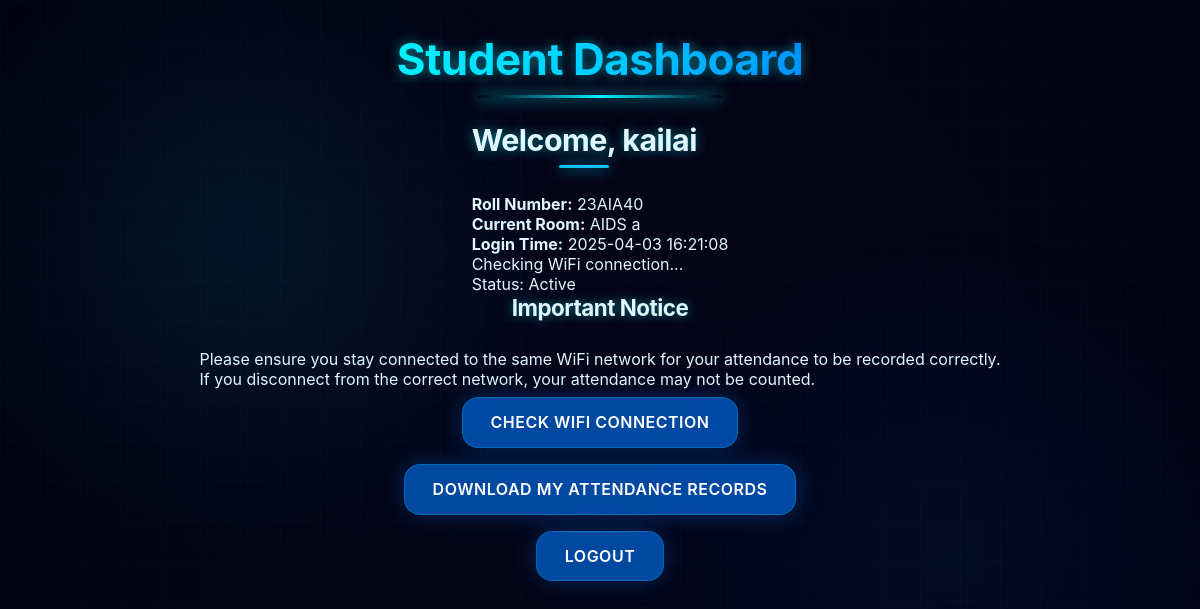
Before: /student_dashboard (signed in) with the older database file.
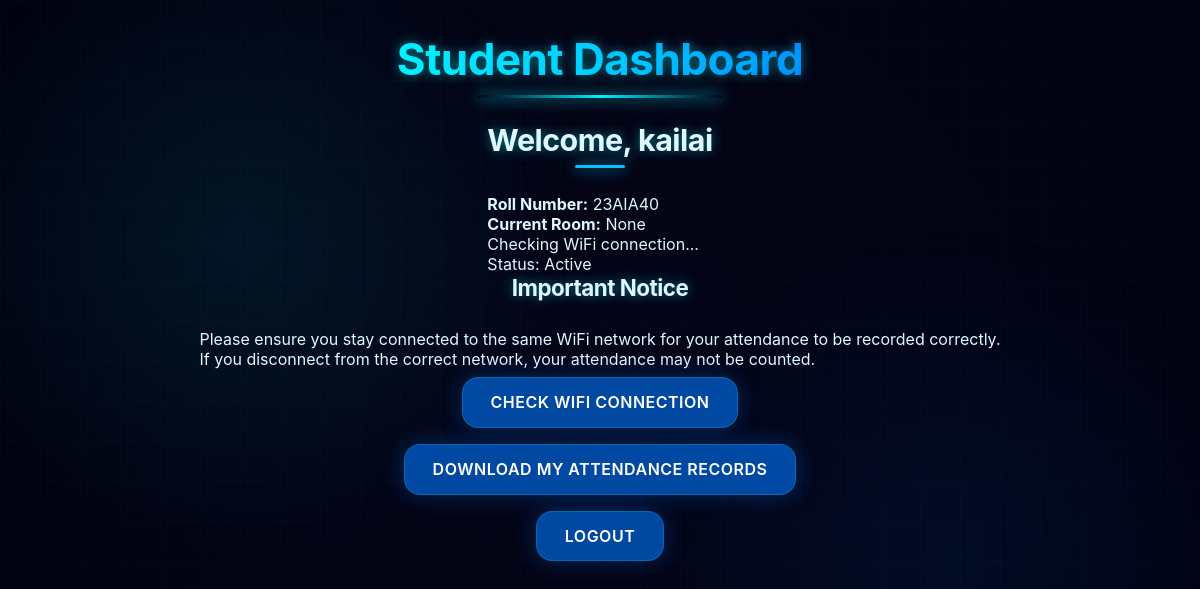
After: the same page with the newer database file.
### app.py (models this page shows)
class Student(db.Model):
    __bind_key__ = 'student_db'
    id = db.Column(db.Integer, primary_key=True)
    roll_number = db.Column(db.String(50), nullable=False, unique=True)
    username = db.Column(db.String(50), nullable=False)
    password = db.Column(db.String(100), nullable=False)
    current_room = db.Column(db.String(50))  # Store current room code
    current_bssid = db.Column(db.String(100))  # Store student's current BSSID
    is_logged_in = db.Column(db.Boolean, default=False)
    login_time = db.Column(db.DateTime)
    last_active_time = db.Column(db.DateTime)
    is_active = db.Column(db.Boolean, default=True)  # Track if student is connected to correct WiFi

### app.py (the view)
@app.route('/student_dashboard')
def student_dashboard():
    if 'student_id' not in session:
        flash("Please login first")
        return redirect(url_for('login_student'))
    student_id = session.get('student_id')
    student = Student.query.get(student_id)
    return render_template('student_dashboard.html', student=student)

### templates/student_dashboard.html (shortened to what this page needs)
<!DOCTYPE html>
<html lang="en">
<head>
    <link rel="stylesheet" type="text/css" href="{{ url_for('static', filename='app.css') }}">
</head>
<body>
    <h1>Student Dashboard</h1>
    <div class="student-info">
        <h2>Welcome, {{ student.username }}</h2>
        <p><strong>Roll Number:</strong> {{ student.roll_number }}</p>
        <p><strong>Current Room:</strong> {{ student.current_room }}</p>
        {% if student.login_time %}
            <p><strong>Login Time:</strong> {{ student.login_time.strftime('%Y-%m-%d %H:%M:%S') }}</p>
        {% endif %}
        <div class="status-info">
            <p id="wifi-status">Checking WiFi connection...</p>
            <p id="active-status">Status: {{ "Active" if student.is_active else "Inactive" }}</p>
        </div>
    </div>
    <div class="important-notice">
        <h3>Important Notice</h3>
        <p>Please ensure you stay connected to the same WiFi network for your attendance to be recorded correctly.</p>
        <p>If you disconnect from the correct network, your attendance may not be counted.</p>
    </div>
    <button onclick="checkWiFiStatus()">Check WiFi Connection</button>
    <div class="attendance-download">
        <a href="/download_student_attendance">
            <button>Download My Attendance Records</button>
        </a>
    </div>
    <button onclick="logout()">Logout</button>
</body>
</html>

### static/app.css (style rules this page uses)
:root { --primary-color: #00f2ff; --secondary-color: #00c3ff; --accent-color: #0077ff; --neon-glow: #00e5ff; --background-color: #030318; --card-bg: rgba(8, 12, 30, 0.15); --text-color: #e0f7ff; --border-color: rgba(0, 242, 255, 0.2); --shadow-color: rgba(0, 242, 255, 0.25); --button-bg: rgba(0, 119, 255, 0.6); --button-hover: rgba(0, 174, 255, 0.8); --button-text: #ffffff; --login-button-bg: rgba(0, 194, 255, 0.6); --login-button-hover: rgba(0, 215, 255, 0.8); --register-button-bg: rgba(139, 92, 246, 0.6); --register-button-hover: rgba(124, 58, 237, 0.8); --logout-button-bg: rgba(255, 45, 85, 0.6); --logout-button-hover: rgba(255, 0, 102, 0.8); --border-radius: 16px; --transition-speed: 0.3s; --glass-blur: 12px; }
* { margin: 0; padding: 0; box-sizing: border-box; font-family: 'Inter', 'Segoe UI', Roboto, sans-serif; transition: all var(--transition-speed) ease; }
body { background: radial-gradient(circle at 50% 50%, #050518 0%, #020210 100%); background-attachment: fixed; color: var(--text-color); min-height: 100vh; display: flex; flex-direction: column; align-items: center; padding: 2rem; position: relative; overflow-x: hidden; }
body::before { content: ''; position: fixed; top: 0; left: 0; width: 100%; height: 100%; background: radial-gradient(circle at 20% 30%, rgba(0, 242, 255, 0.08) 0%, transparent 30%), radial-gradient(circle at 80% 70%, rgba(0, 119, 255, 0.08) 0%, transparent 30%); z-index: -2; }
body::after { content: ''; position: fixed; top: 0; left: 0; width: 100%; height: 100%; background-image: linear-gradient(rgba(0, 242, 255, 0.02) 1px, transparent 1px), linear-gradient(90deg, rgba(0, 242, 255, 0.02) 1px, transparent 1px); background-size: 40px 40px; z-index: -1; animation: gridMove 30s linear infinite; }
h1, h2, h3 { color: var(--text-color); margin-bottom: 1.75rem; font-weight: 700; letter-spacing: -0.5px; text-align: center; text-shadow: 0 0 12px rgba(0, 242, 255, 0.5); }
h1 { font-size: 2.75rem; background: linear-gradient(90deg, var(--primary-color), var(--secondary-color), var(--accent-color)); -webkit-background-clip: text; -webkit-text-fill-color: transparent; margin-bottom: 2.25rem; position: relative; display: inline-block; }
h1::after { content: ''; position: absolute; height: 3px; width: 60%; background: linear-gradient(90deg, transparent, var(--primary-color), transparent); bottom: -12px; left: 20%; border-radius: 3px; box-shadow: 0 0 15px var(--neon-glow); animation: pulseGlow 3s infinite; }
h2 { font-size: 1.9rem; position: relative; display: inline-block; margin-bottom: 2.25rem; }
h2::after { content: ''; position: absolute; bottom: -10px; left: 50%; transform: translateX(-50%); width: 50px; height: 3px; background: var(--secondary-color); border-radius: 3px; box-shadow: 0 0 15px var(--secondary-color); animation: pulseGlow 3s infinite alternate; }
h3 { font-size: 1.4rem; }
button, .btn { padding: 0.9rem 1.75rem; border-radius: var(--border-radius); border: 1px solid rgba(0, 242, 255, 0.2); background: var(--button-bg); backdrop-filter: blur(var(--glass-blur)); color: var(--button-text); font-weight: 600; cursor: pointer; transition: all 0.3s ease; text-align: center; text-decoration: none; display: inline-block; font-size: 1rem; box-shadow: 0 0 25px rgba(0, 119, 255, 0.3); position: relative; overflow: hidden; z-index: 1; margin: 0.5rem 0; letter-spacing: 0.5px; text-transform: uppercase; }
button::before, .btn::before { content: ''; position: absolute; top: 0; left: -100%; width: 100%; height: 100%; background: linear-gradient(90deg, transparent, rgba(255, 255, 255, 0.2), transparent); transition: all 0.6s ease; z-index: -1; }

Changed rows visible on the page:
changed Student "kailai": current_room "AIDS a" → "None"; login_time "2025-04-03 16:21:08" → (not shown)
Other visible differences:
text no longer shown: "Login Time:"
